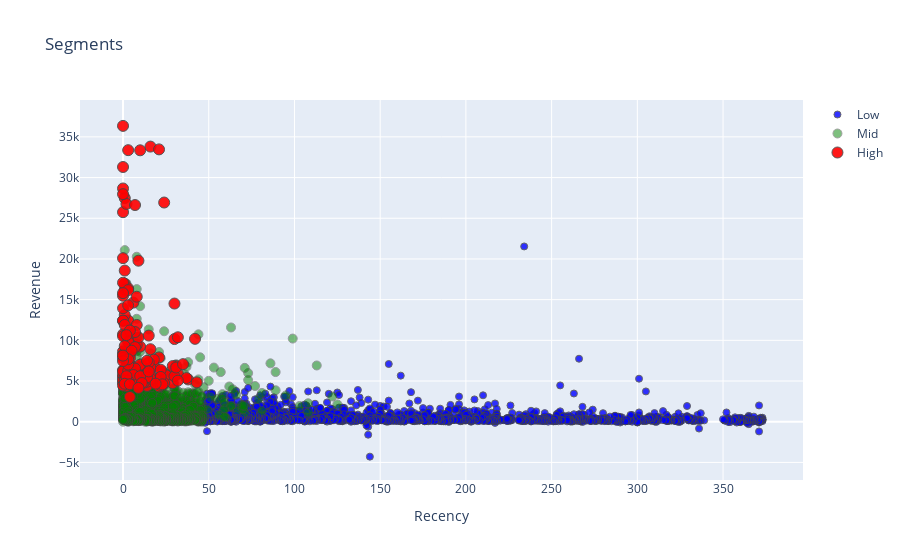

This figure's notebook cell:
### Code cell
tx_graph = tx_user.query("Revenue < 50000 and Frequency < 2000")

plot_data = [
    go.Scatter(
        x=tx_graph.query("Segment == 'Low-Value'")['Recency'],
        y=tx_graph.query("Segment == 'Low-Value'")['Revenue'],
        mode='markers',
        name='Low',
        marker= dict(size= 7,
            line= dict(width=1),
            color= 'blue',
            opacity= 0.8
           )
    ),
        go.Scatter(
        x=tx_graph.query("Segment == 'Mid-Value'")['Recency'],
        y=tx_graph.query("Segment == 'Mid-Value'")['Revenue'],
        mode='markers',
        name='Mid',
        marker= dict(size= 9,
            line= dict(width=1),
            color= 'green',
            opacity= 0.5
           )
    ),
        go.Scatter(
        x=tx_graph.query("Segment == 'High-Value'")['Recency'],
        y=tx_graph.query("Segment == 'High-Value'")['Revenue'],
        mode='markers',
        name='High',
        marker= dict(size= 11,
            line= dict(width=1),
            color= 'red',
            opacity= 0.9
           )
    ),
]

plot_layout = go.Layout(
        yaxis= {'title': "Revenue"},
        xaxis= {'title': "Recency"},
        title='Segments'
    )
fig = go.Figure(data=plot_data, layout=plot_layout)
pyoff.iplot(fig)

### Figure 1 — Plotly figure (JSON) as saved in the notebook; plotly's stock layout.template omitted (floating-point values rounded to 4 significant figures; data arrays with more than 128 entries replaced by an {"elided": "..."} marker saying what was removed)
{"data": [{"marker": {"color": "blue", "line": {"width": 1}, "opacity": 0.8, "size": 7}, "mode": "markers", "name": "Low", "type": "scatter", "x": {"elided": "1956 int values"}, "y": {"elided": "1956 float values"}}, {"marker": {"color": "green", "line": {"width": 1}, "opacity": 0.5, "size": 9}, "mode": "markers", "name": "Mid", "type": "scatter", "x": {"elided": "1809 int values"}, "y": {"elided": "1809 float values"}}, {"marker": {"color": "red", "line": {"width": 1}, "opacity": 0.9, "size": 11}, "mode": "markers", "name": "High", "type": "scatter", "x": {"elided": "168 int values"}, "y": {"elided": "168 float values"}}], "layout": {"title": {"text": "Segments"}, "xaxis": {"title": {"text": "Recency"}}, "yaxis": {"title": {"text": "Revenue"}}}}
